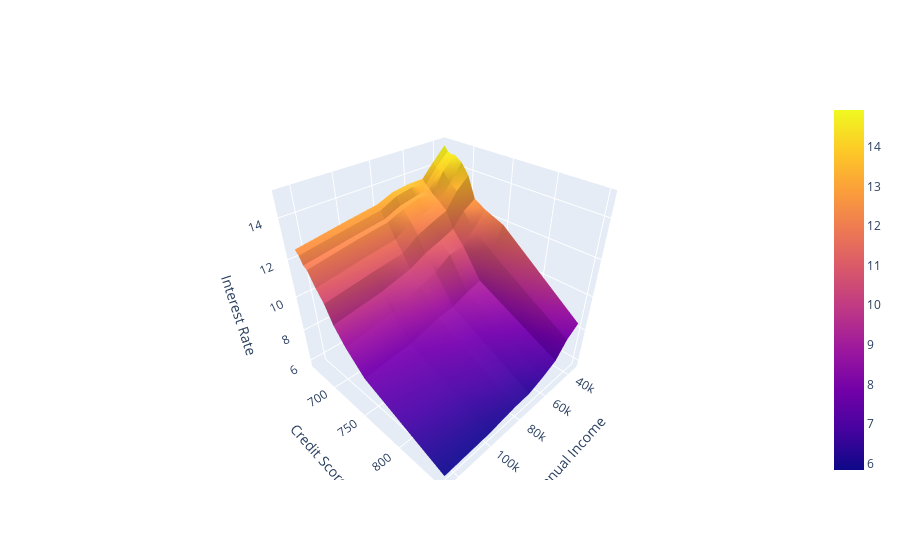

The code cell stored with this chart in its notebook:
### Code cell
import plotly.graph_objs as go

surface = go.Surface(
    x=pdp.columns, 
    y=pdp.index, 
    z=pdp.values
)


layout = go.Layout(
    scene=dict(
        xaxis=dict(title=features[0]), 
        yaxis=dict(title=features[1]), 
        zaxis=dict(title=target)
    )
)

fig = go.Figure(surface, layout)
fig.show()

### Figure 1 — Plotly figure (JSON) as saved in the notebook; plotly's stock layout.template omitted (floating-point values rounded to 4 significant figures)
{"data": [{"type": "surface", "x": [34800, 43000, 50500.0, 60000, 70000, 80000, 98000, 125000], "y": [850, 749, 724, 709, 699, 689, 679, 674, 669, 664], "z": [[8.407, 7.885, 7.024, 6.606, 6.267, 6.225, 5.969, 5.839], [11.89, 10.69, 9.281, 9.034, 8.665, 8.534, 8.029, 7.709], [12.32, 11.5, 10.82, 10.75, 10.16, 9.856, 9.181, 8.742], [12.68, 12.26, 11.54, 11.2, 10.91, 10.44, 10.0, 9.591], [13.79, 13.21, 12.38, 12.08, 11.72, 11.14, 10.9, 10.49], [14.35, 13.49, 12.7, 12.47, 12.28, 11.7, 11.48, 11.08], [14.62, 13.98, 12.97, 13.04, 12.81, 12.45, 12.22, 11.79], [14.58, 13.95, 13.19, 13.07, 12.89, 12.52, 12.3, 11.92], [14.69, 14.06, 13.33, 13.47, 13.31, 12.9, 12.68, 12.3], [14.93, 14.25, 13.58, 13.57, 13.46, 13.12, 12.89, 12.5]]}], "layout": {"scene": {"xaxis": {"title": {"text": "Annual Income"}}, "yaxis": {"title": {"text": "Credit Score"}}, "zaxis": {"title": {"text": "Interest Rate"}}}}}
